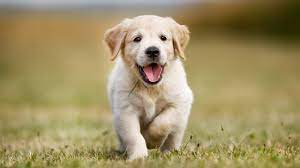
#> input picture Week3/images/dog.jfif, 300 x 168 px
$ jupyter execute 'Week 3 Exercises.ipynb'   (text cells are left out)
#> lines starting #> are read from the running program, lines starting #| are printed output that depends on the picture; pictures that were not available may be replaced by others from this repository, and a replacement may not be noted
[cell 1]
import cv2 as cv
import numpy as np

img = cv.imread('images/dog.jfif')
#> img is the input picture: shape (168, 300, 3); mean B, G, R 101.4, 145.2, 160.5

cv.imshow('Dog', img)
if cv.waitKey(0) & 0xFF == ord('s'):
#> (key q is pressed here)
    cv.imwrite('dog.png', img)

cv.destroyAllWindows()

[cell 2]
# Method 1 using OpenCV create two window
color_image = cv.imread('dog.png')

gray_image = cv.cvtColor(color_image, cv.COLOR_BGR2GRAY)
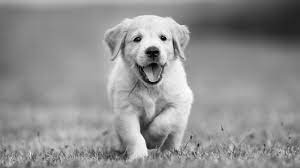
#> gray_image: shape (168, 300); min 1, max 254, mean 144.8

cv.imshow('Color Image', color_image)
cv.imshow('Grayscale Image', gray_image)

cv.waitKey(0)
cv.destroyAllWindows()

[cell 3]
# Method 2 using hconcat Function to display them side-by-side
image = cv.imread('dog.png')

gray_image = cv.cvtColor(image, cv.COLOR_BGR2GRAY)

# Convert to 3-channel for consistent display
gray_image_3ch = cv.cvtColor(gray_image, cv.COLOR_GRAY2BGR)

# Horizontally concatenate the images
combined_image = cv.hconcat([image, gray_image_3ch])
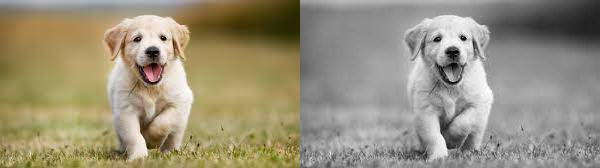
#> combined_image: shape (168, 600, 3); mean B, G, R 123.1, 145, 152.6

cv.imshow('Color and Grayscale Images', combined_image)
cv.waitKey(0)
cv.destroyAllWindows()

[cell 4]
video = cv.VideoCapture('img_pexels.mp4')

if not video.isOpened():
    print('Error opening video file.')
    exit()

# Get original video properties
frame_width = int(video.get(cv.CAP_PROP_FRAME_WIDTH))
frame_height = int(video.get(cv.CAP_PROP_FRAME_HEIGHT))
fps = video.get(cv.CAP_PROP_FPS)

# Define new video dimensions and frame rate
new_width = int(frame_width * 0.3)
new_height = int(frame_height * 0.3)
new_fps = 20

# Create VideoWriter object for saving the output video
fourcc = cv.VideoWriter_fourcc('X', 'V', 'I', 'D')  # XVID is the Codec for AVI
out = cv.VideoWriter('smaller_img_pexels.avi', fourcc, new_fps, (new_width, new_height))

# Process the video frame by frame
while True:
    ret, frame = video.read()
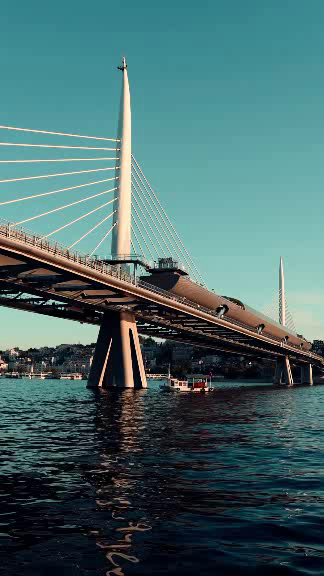
#> input picture frame 0 of Week3/smaller_img_pexels.avi, 324 x 576 px, given in place of img_pexels.mp4, which was not available
#> frame is the input picture: shape (576, 324, 3); mean B, G, R 107, 105.7, 72

    if not ret:
        break

    # Resize the frame
    resized_frame = cv.resize(frame, (new_width, new_height))
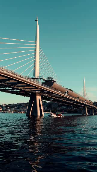
#> resized_frame: shape (172, 97, 3); mean B, G, R 106.8, 105.5, 71.8

    # Write the resized frame to the output video file
    out.write(resized_frame)

    # Display the resized frame
    cv.imshow('Resized Video', resized_frame)

    if cv.waitKey(int(1000 / new_fps)) & 0xFF == ord('q'):
#> (key q is pressed here)
        break

video.release()
out.release()
cv.destroyAllWindows()

[cell 5]
import time

img = cv.imread('images/dog.jfif')

# Define new dimensions
new_width = int(img.shape[1] * 3)
#> new_width = 900
new_height = int(img.shape[0] * 3)
#> new_height = 504

# Linear Interpolation
start_time = time.time()
img_linear = cv.resize(img, (new_width, new_height), interpolation=cv.INTER_LINEAR)
linear_time = time.time() - start_time

# Cubic Interpolation
start_time = time.time()
img_cubic = cv.resize(img, (new_width, new_height), interpolation=cv.INTER_CUBIC)
cubic_time = time.time() - start_time

# Nearest Neighbor Interpolation
start_time = time.time()
img_nearest = cv.resize(img, (new_width, new_height), interpolation=cv.INTER_NEAREST)
nearest_time = time.time() - start_time

cv.imshow("Linear", img_linear)
cv.imshow("Cubic", img_cubic)
cv.imshow("Nearest Neighbor", img_nearest)
cv.waitKey(0)
cv.destroyAllWindows()

# Print execution times
print(f"Linear Interpolation Time: {linear_time:.7f} seconds")
print(f"Cubic Interpolation Time: {cubic_time:.7f} seconds")
print(f"Nearest Neighbor Interpolation Time: {nearest_time:.7f} seconds")
